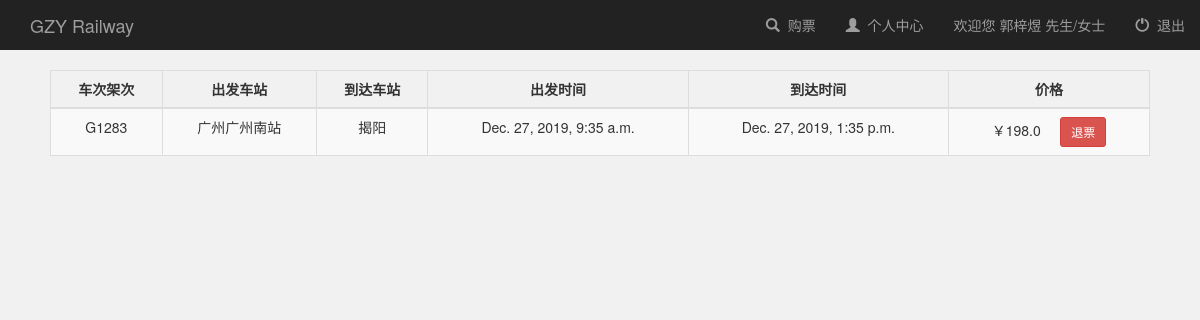
/booksystem/user_info/ (signed in), run on the app's committed database.
### booksystem/models.py (models this page shows, shortened)
class railway(models.Model):
    user = models.ManyToManyField(User, default=1)  # 有了这个字段之后，默认的后台添加失效，必须要自定义Form，除去这个字段
    name = models.CharField(max_length=100)  # 班次
    leave_city = models.CharField(max_length=100, null=True)  # 离开城市
    arrive_city = models.CharField(max_length=100, null=True)  # 到达城市
    leave_station = models.CharField(max_length=100, null=True)  # 离开的车站
    arrive_station = models.CharField(max_length=100, null=True)  # 到达的车站
    leave_time = models.DateTimeField(null=True)  # DateTimeField包括了DateField信息，并且添加了时间
    arrive_time = models.DateTimeField(null=True)
    capacity = models.IntegerField(default=0, null=True)  # 座位总数
    price = models.FloatField(default=0, null=True)  # 价格
    book_sum = models.IntegerField(default=0, null=True)  # 订票总人数
    income = models.FloatField(default=0, null=True)  # 收入

### booksystem/views.py (the view)
def user_info(request):
    global railway
    if request.user.is_authenticated():
        print(request.user.id)
        if request.user.id == ADMIN_ID:
            context = admin_finance(request)  # 获取要传入前端的数据
            return render(request, 'booksystem/admin_finance.html', context)
        else:
            booked_railways = Railway.objects.filter(user=request.user)  # 从 booksystem_railway_user 表过滤出该用户订的车次
            context = {
                'booked_railways': booked_railways,
                'username': request.user.username,  # 导航栏信息更新
            }
            return render(request, 'booksystem/user_info.html', context)
    return render(request, 'booksystem/login.html')  # 用户如果没登录，render登录页面

### booksystem/templates/booksystem/user_info.html (shortened to what this page needs)
{% extends 'booksystem/base.html' %}
{% block login_display %}
    <a href="#">欢迎您 {{ username }} 先生/女士</a>
{% endblock %}
{% block content %}
    <div class="main">
        <table class="table table-striped table-bordered">
            <thead>
            <tr>
                <th style="text-align: center">车次架次</th>
                <th style="text-align: center">出发车站</th>
                <th style="text-align: center">到达车站</th>
                <th style="text-align: center">出发时间</th>
                <th style="text-align: center"> 到达时间</th>
                <th style="text-align: center">价格</th>
            </tr>
            </thead>
            <tbody style="text-align: center">
            {% for railway in booked_railways %}
                <tr>
                    <td>{{ railway.name }}</td>
                    <td>{{ railway.leave_city }}{{ railway.leave_station }}</td>
                    <td>{{ railway.arrive_city }}{{ railway.arrive_airport }}</td>
                    <td>{{ railway.leave_time }}</td>
                    <td>{{ railway.arrive_time }}</td>
                    <td>￥{{ railway.price }} &nbsp;&nbsp;&nbsp;
                        <button class="btn btn-sm btn-danger" onclick="refund({{ railway.id }})">退票</button>
                    </td>
                </tr>
            {% endfor %}
            </tbody>
        </table>
    </div>
{% endblock %}

### booksystem/templates/booksystem/user_info.html (style rules this page uses)
.main { margin-top: 20px; margin-left: 50px; margin-right: 50px; }

### data on the page
railway: name "G1283", leave_city "广州", leave_station "广州南站", arrive_city "揭阳", leave_time "Dec. 27, 2019, 9:35 a.m.", arrive_time "Dec. 27, 2019, 1:35 p.m.", price "198.0"

### other printed values
{{ username }} "郭梓煜"
